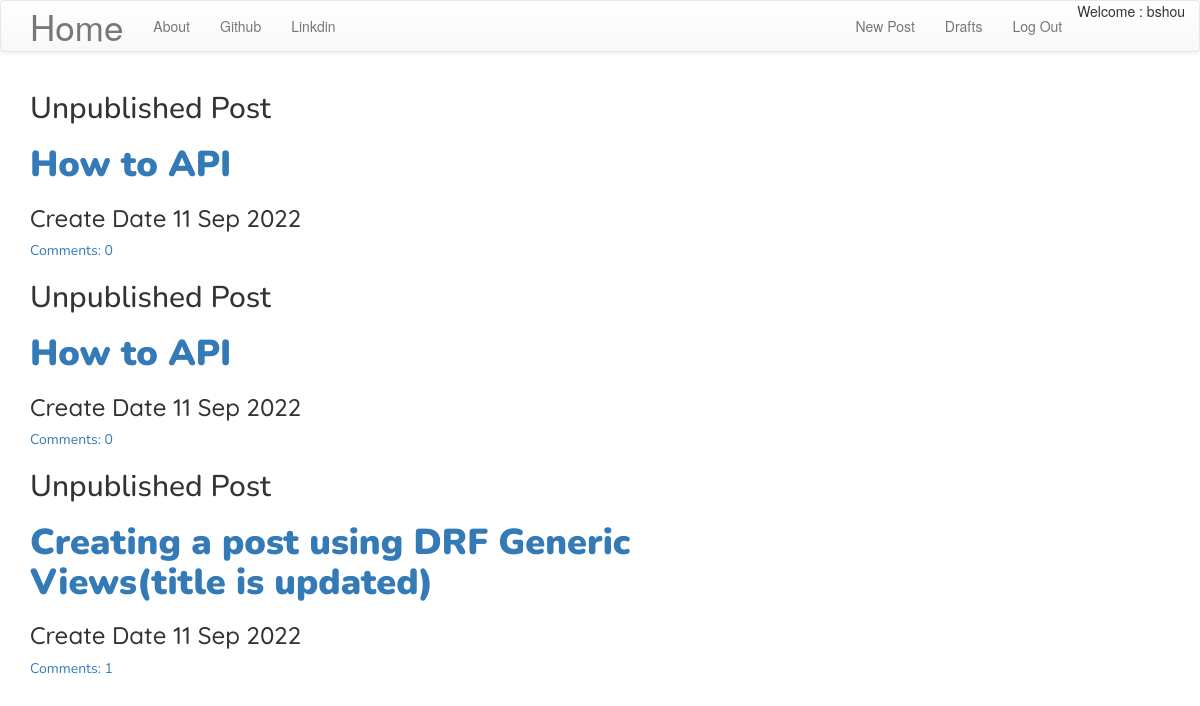
The page /blog/drafts/ (signed in) on the database its author committed.
### blog/models.py (models this page shows, shortened)
class Post(models.Model):
    author = models.ForeignKey('auth.User',on_delete=models.CASCADE)
    title = models.CharField(max_length=260)
    text = models.TextField()
    created_date = models.DateTimeField(default=timezone.localtime)
    published_date = models.DateTimeField(blank=True,null=True)
    slug = models.SlugField(max_length = 200,null = True,blank = True)
    def approved_comments(self):
        return self.comments.filter(approved_comment=True)

### blog/views.py (the view)
# urls.py: path('drafts/',DraftListView.as_view(),name='drafts_list'),
class DraftListView(LoginRequiredMixin,ListView):
    login_url='/login/'
    redirect_field_name = '/draf_list.html'
    model = Post
    def get_queryset(self):
        return Post.objects.filter(published_date__isnull=True).order_by('created_date')

### blog/templates/blog/post_list.html (shortened to what this page needs)
{% extends "base.html" %}
{% block content %}
<div class="centerstage">
  {% for post in post_list %}
  <div class="post loader">
    {% if not post.published_date %}
    <h2> Unpublished Post </h2>
    {% endif %}
    <h1 class=post-title-list><a href="{% url "post_detail" pk=post.pk %}"> {{ post.title }} </a></h1>
    {% if not post.published_date %}
    <h3> Create Date {{post.created_date|date:'d M Y'}} </h3>
    {% endif %}
      <a href="{% url "post_detail" pk=post.pk %}"> Comments: {{ post.approved_comments.count }} </a>
  </div>
  {% endfor %}
  </div>
{% endblock %}

### blog/templates/blog/base.html (shortened to what this page needs)
<!DOCTYPE html>
{% load static %}
<html lang="en" dir="ltr">
  <head>
<link rel="stylesheet" href="https://maxcdn.bootstrapcdn.com/bootstrap/3.3.7/css/bootstrap.min.css">
<link rel="stylesheet" href="https://maxcdn.bootstrapcdn.com/bootstrap/3.3.7/css/bootstrap-theme.min.css">
    <link rel="stylesheet" href="//cdn.jsdelivr.net/npm/medium-editor@latest/dist/css/medium-editor.min.css" type="text/css" media="screen" charset="utf-8">
    <link rel="stylesheet" href="{% static 'css/blog.css' %}">
    <link rel="stylesheet" href="{% static 'css/alert.css' %}">
  </head>
  <body>
    <nav class="navbar navbar-default navbar-custom" >
      <div class="container">
        <ul class="nav navbar-nav">
          <li> <a class = "navbar-brand bigbrand" href="{% url "posts_list"%}">Home</a></li>
          <li> <a class="navbar-link" href="{% url "about" %}" style ="pointer-events:none">About </a></li>
          <li> <a class="navbar-link disabled" href="https://github.com/ZenghXmistU">Github </a></li>
          <li> <a class="navbar-link" href="https://www.linkedin.com/in/atul-kumar-4026b7220/" > Linkdin </a></li>
        </ul>
      <ul class="nav navbar-nav navbar-right">
        {% if user.is_authenticated %}
        <li><a href="{% url 'new_post' %}">New Post </a></li>
        <li><a href="{% url 'drafts_list' %}">Drafts </a></li>
        <li><a href="{% url 'logout' %}">Log Out</a></li>
        <li> Welcome : {{ user.username }}</li>
        {% else %}
        <li><a class = "nav navbar-right" href="{% url 'login' %}"><span class="glyphicon glyphicon-user"></span>Log in</a></li>
        {% endif %}
      </ul>
     </div>
    </nav>
    <div class="content container">
      <div class="row">
        <div class="col-md-8">
          <div class="blog_posts">
            {% block content %}
            {% endblock %}
          </div>
        </div>
      </div>
    </div>
 </body>
</html>

### blog/static/css/blog.css (style rules this page uses)
.bigbrand { font-size: 2.5em; }
.centerstage { margin-left: auto; margin-right: auto; }
.post { font-family: 'Nunito', sans-serif; text-align:left; }
.post-title-list { font-weight: 1000; }
.loader { filter:hue-rotate(0deg); color:linear-gradient(45deg,#0f8,#08f); animation:hue 10000ms infinite linear; }

### blog/static/css/alert.css (style rules this page uses)
* { margin: 0; padding: 0; box-sizing: border-box; }
h3 { font-family: Quicksand; }

### rows shown on the page
Post: shows "Unpublished Post", title "How to API", created_date "11 Sep 2022", approved_comments.count "0"
Post: shows "Unpublished Post", title "How to API", created_date "11 Sep 2022", approved_comments.count "0"
Post: shows "Unpublished Post", title "Creating a post using DRF Generic Views(title is updated)", created_date "11 Sep 2022", approved_comments.count "1"

### other values the page prints
{{ user.username }} "bshou"
